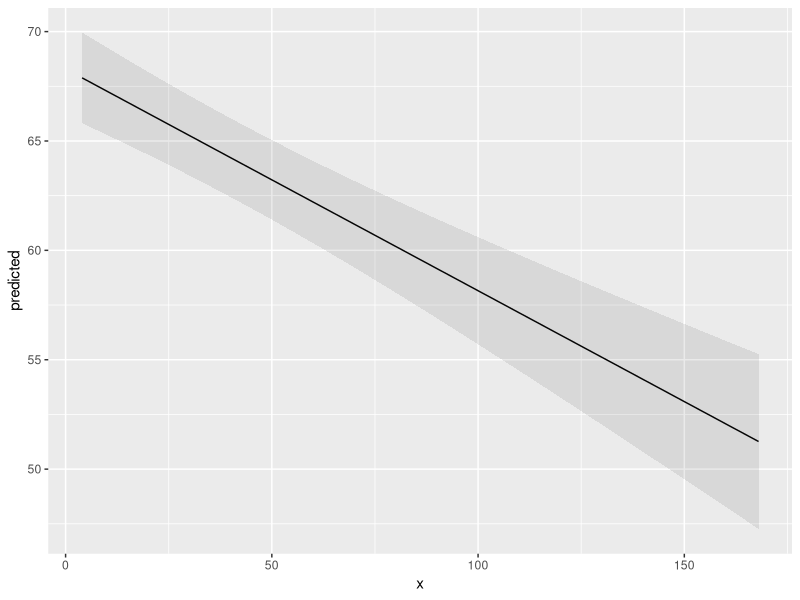
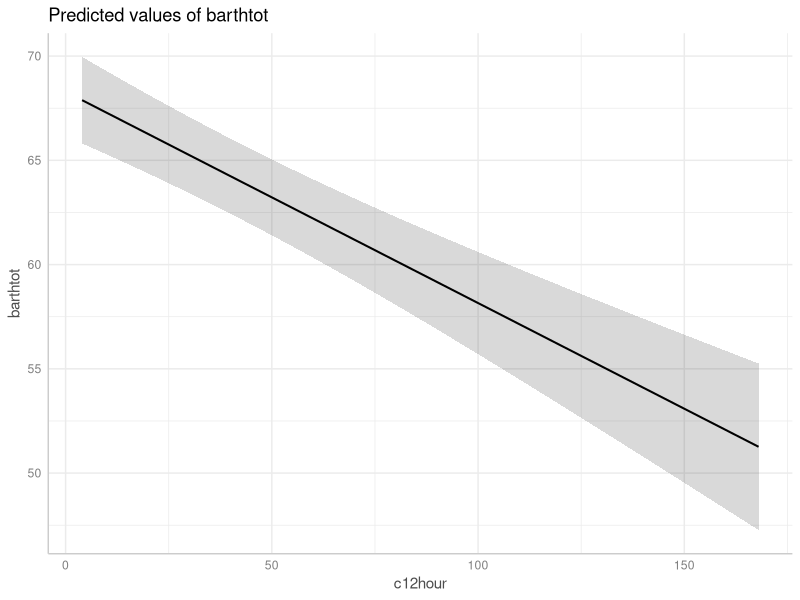
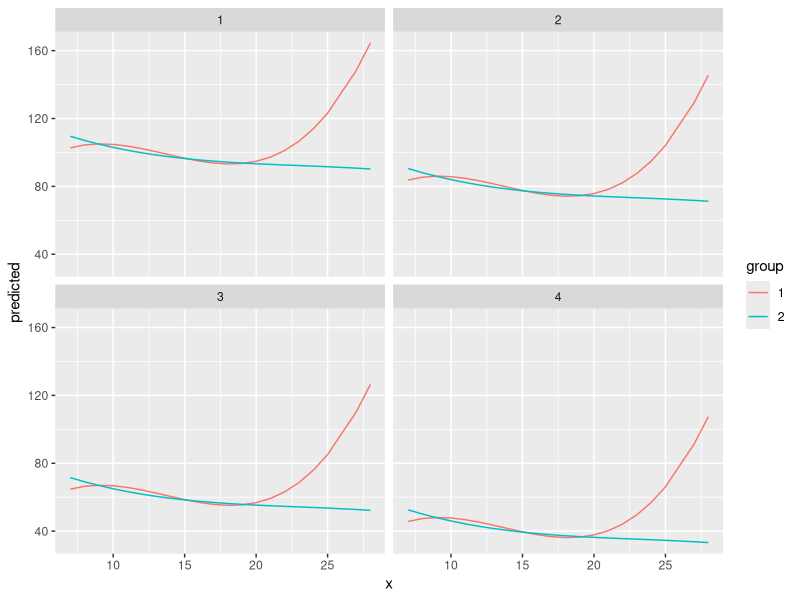
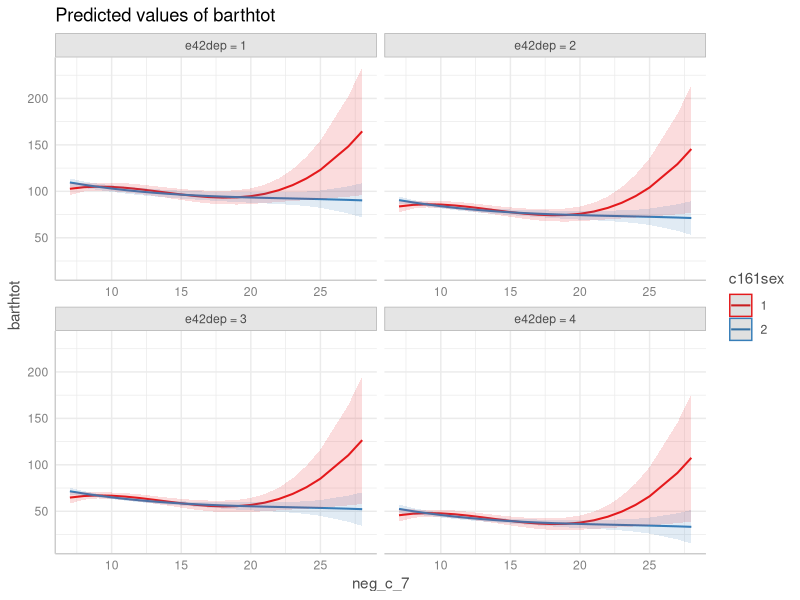
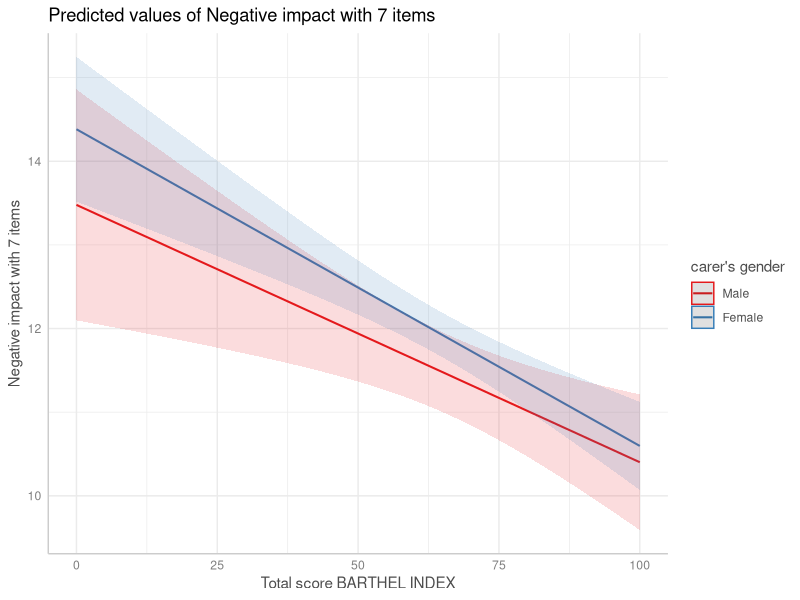

Recreate these plots in R, in order. (Note: this script raises an error after producing the figures.)
## ---- chunk 1
options(digits = 2)

knitr::opts_chunk$set(
  collapse = TRUE,
  fig.path = "man/figures/",
  fig.width = 7,
  fig.height = 5,
  comment = "#>",
  dev = "png"
)

.supported_models <- unique(sort(c(
  "wblm", "wbm", "phylolm", "phyloglm", "mblogit", "mclogit", "logitr", "averaging",
  "orm", "mlogit", "glimML", "cgam", "ols", "mixor", "glmx", "lrm", "lmrob", "feglm",
  "glmrob", "glmRob", "brglm", "bigglm", "biglm", "speedglm", "speedlm", "svyglm.nb",
  "svyglm", "stanreg", "brmsfit", "bayesx", "gamlss", "bamlss", "gam", "tobit",
  "survreg", "Gam", "MCMCglmm", "glmerMod", "glmmTMB", "nlmerMod", "lmerMod",
  "merModLmerTest", "rlmerMod", "lme", "logistf", "ivreg", "fixest", "gls", "geeglm",
  "clmm", "clm", "clm2", "polr", "rq", "rqss", "gee", "plm", "negbin", "vgam", "vglm",
  "lm_robust", "lmrob", "lmRob", "betareg", "truncreg", "coxph", "brmultinom",
  "multinom", "bracl", "Zelig-relogit", "zerotrunc", "zeroinfl", "hurdle", "MixMod",
  "glm", "lm", "tidymodels", "betabin", "bglmer", "blmer", "cgamm", "gamm", "gamm4",
  "glm.nb", "polr", "rlm", "rqs", "glmer.nb", "glmmPQL", "nestedLogit", "sdmTMB",
  "flic", "flac"
)))
## ---- chunk 2
library(ggeffects)
library(splines)
data(efc)
fit <- lm(barthtot ~ c12hour + bs(neg_c_7) * c161sex + e42dep, data = efc)

predict_response(fit, terms = "c12hour")
## ---- chunk 3
library(ggplot2)
mydf <- predict_response(fit, terms = "c12hour")
ggplot(mydf, aes(x, predicted)) +
  geom_line() +
  geom_ribbon(aes(ymin = conf.low, ymax = conf.high), alpha = 0.1)
## ---- chunk 4
mydf <- predict_response(fit, terms = "c12hour")
plot(mydf)
## ---- chunk 5
predict_response(fit, terms = c("neg_c_7", "c161sex", "e42dep"))

mydf <- predict_response(fit, terms = c("neg_c_7", "c161sex", "e42dep"))
ggplot(mydf, aes(x = x, y = predicted, colour = group)) +
  geom_line() +
  facet_wrap(~facet)
## ---- chunk 6
plot(mydf)
## ---- chunk 7
fit <- lm(neg_c_7 ~ c12hour + barthtot * c161sex + e42dep, data = efc)
result <- predict_response(fit, c("barthtot", "c161sex"))
plot(result)
## ---- chunk 8
test_predictions(result)
